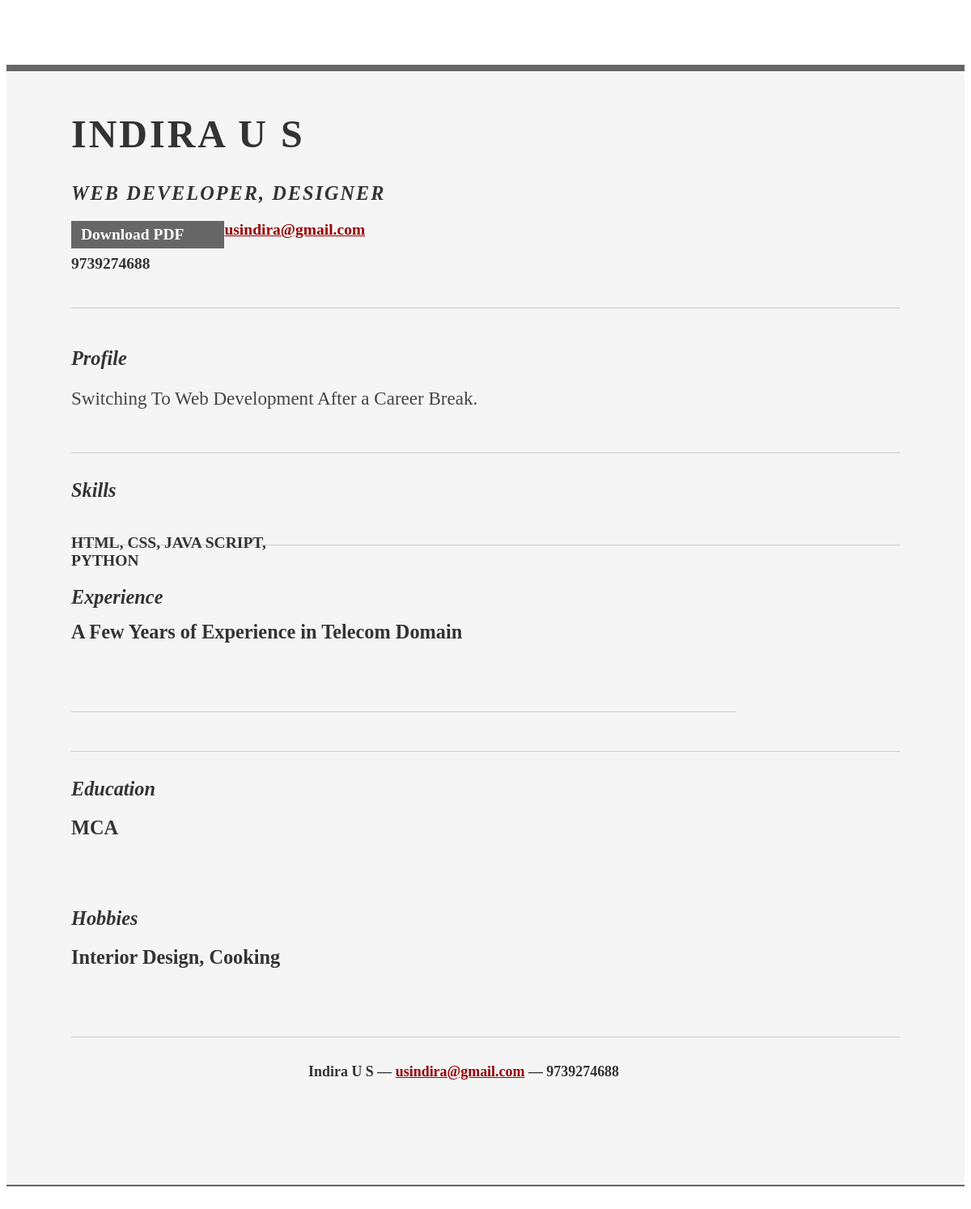
Page /render_context_to_cv/85/ on the committed database.
### cv_app/models.py (models this page shows)
class resume(models.Model):
    id = models.AutoField(primary_key=True)
    cv_template = models.CharField(max_length=25)
    name = models.CharField(max_length=100)
    email = models.EmailField(blank=False)
    phone = models.CharField(max_length=14, blank=False)
    career_objective = models.TextField(blank=True)
    skills = models.TextField(blank=True)
    experience = models.TextField(blank=True)
    education = models.TextField(blank=True)
    address = models.TextField(blank=True)
    hobbies = models.TextField(blank=True)
    created_on = models.DateTimeField(default=datetime.now, blank=True)

### cv_app/views.py (the view)
# urls.py: path('render_context_to_cv/<int:id>/',views.render_context_to_cv, name='render_context_to_cv'),
def render_context_to_cv(request,id):
    if request.method == 'POST':
        resumes = resume.objects.all()
        context = {
                  'resumes': resumes
         }
        return render(request,'CVTemplates/srt-resume.html',context)
    else:
        data = resume.objects.get(id=id)
        context = {
                  'resumes': data
         }
        return render(request,'CVTemplates/srt-resume.html',context)

### templates/CVTemplates/srt-resume.html (shortened to what this page needs)
<!DOCTYPE html PUBLIC "-//W3C//DTD XHTML 1.0 Strict//EN" "http://www.w3.org/TR/xhtml1/DTD/xhtml1-strict.dtd">
<html>
<head>
	<link rel="stylesheet" type="text/css" href="http://yui.yahooapis.com/2.7.0/build/reset-fonts-grids/reset-fonts-grids.css" media="all" />
	<link rel="stylesheet" type="text/css" href="resume.css" media="all" />
</head>
<body>
<div id="doc2" class="yui-t7">
	<div id="inner">
		<div id="hd">
			<div class="yui-gc">
				<div class="yui-u first">
					<h1>{{ resumes.name }}</h1>
					<h2>Web Developer, Designer</h2>
				</div>
				<div class="yui-u">
					<div class="contact-info">
						<h3><a id="pdf" href="#">Download PDF</a></h3>
						<h3><a href="mailto:usindira@gmail.com">{{ resumes.email }}</a></h3>
						<h3>{{ resumes.phone }}</h3>
					</div>
				</div>
			</div>
		</div>
		<div id="bd">
			<div id="yui-main">
				<div class="yui-b">
					<div class="yui-gf">
						<div class="yui-u first">
							<h2>Profile</h2>
						</div>
						<div class="yui-u">
							<p class="enlarge">
								{{ resumes.career_objective }}
							</p>
						</div>
					</div>
					<div class="yui-gf">
						<div class="yui-u first">
							<h2>Skills</h2>
						</div>
						<div class="yui-u">
								<div class="talent">
									<h3>{{ resumes.skills }}</h3>
								</div>
						</div>
					</div>
					<div class="yui-gf">
						<div class="yui-u first">
							<h2>Experience</h2>
						</div>
						<div class="yui-u">
							<div class="job">
								<h2>
								   <p>{{ resumes.experience }} </p>
							    </h2>
							</div>
						</div>
					</div>
					<div class="yui-gf last">
						<div class="yui-u first">
							<h2>Education</h2>
						</div>
						<div class="yui-u">
							<h2>{{ resumes.education }}</h2>
						</div>
					</div>
					<div class="yui-gf last">
						<div class="yui-u first">
							<h2>Hobbies</h2>
						</div>
						<div class="yui-u">
							<h2>{{ resumes.hobbies }}</h2>
						</div>
					</div>
				</div>
			</div>
		</div>
		<div id="ft">
			<h3><p>{{ resumes.name }} &mdash; <a href="mailto:usindira@gmail.com">{{ resumes.email }}</a> &mdash; {{ resumes.phone }}</p></h3>
		</div>
	</div>
</div>
</body>
</html>

### templates/CVTemplates/resume.css (style rules this page uses)
body { font-family: Georgia; color: #444; }
#inner { padding: 10px 80px; margin: 80px auto; background: #f5f5f5; border: solid #666; border-width: 8px 0 2px 0; }
.yui-gf { margin-bottom: 2em; padding-bottom: 2em; border-bottom: 1px solid #ccc; }
#hd { margin: 2.5em 0 3em 0; padding-bottom: 1.5em; border-bottom: 1px solid #ccc }
#hd h2 { text-transform: uppercase; letter-spacing: 2px; }
#bd, #ft { margin-bottom: 2em; }
#ft { padding: 1em 0 5em 0; font-size: 92%; border-top: 1px solid #ccc; text-align: center; }
#ft p { margin-bottom: 0; text-align: center; }
#hd h1 { font-size: 48px; text-transform: uppercase; letter-spacing: 3px; }
h2 { font-size: 152% }
h3, h4 { font-size: 122%; }
h1, h2, h3, h4 { color: #333; }
p { font-size: 100%; line-height: 18px; padding-right: 3em; }
a { color: #990003 }
p.enlarge { font-size: 144%; padding-right: 6.5em; line-height: 24px; }
.contact-info { margin-top: 7px; }
.first h2 { font-style: italic; }
.last { border-bottom: 0 }
a#pdf { display: block; float: left; background: #666; color: white; padding: 6px 50px 6px 12px; margin-bottom: 6px; text-decoration: none; }
.job { position: relative; margin-bottom: 1em; padding-bottom: 1em; border-bottom: 1px solid #ccc; }
.job p { margin: 0.75em 0 3em 0; }
.last { border: none; }
.talent { width: 32%; float: left }
.yui-gf .yui-u { width:80.2%; }
.yui-gf div.first { width:12.3%; }

### templates/CVTemplates/srt-resume.html (style rules this page uses)
body { font-family: Georgia; color: #444; }
#inner { padding: 10px 80px; margin: 80px auto; background: #f5f5f5; border: solid #666; border-width: 8px 0 2px 0; }
.yui-gf { margin-bottom: 2em; padding-bottom: 2em; border-bottom: 1px solid #ccc; }
#hd { margin: 2.5em 0 3em 0; padding-bottom: 1.5em; border-bottom: 1px solid #ccc }
#hd h2 { text-transform: uppercase; letter-spacing: 2px; }
#bd, #ft { margin-bottom: 2em; }
#ft { padding: 1em 0 5em 0; font-size: 92%; border-top: 1px solid #ccc; text-align: center; }
#ft p { margin-bottom: 0; text-align: center; }
#hd h1 { font-size: 48px; text-transform: uppercase; letter-spacing: 3px; }
h2 { font-size: 152% }
h3, h4 { font-size: 122%; }
h1, h2, h3, h4 { color: #333; }
p { font-size: 100%; line-height: 18px; padding-right: 3em; }
a { color: #990003 }
p.enlarge { font-size: 144%; padding-right: 6.5em; line-height: 24px; }
.contact-info { margin-top: 7px; }
.first h2 { font-style: italic; }
.last { border-bottom: 0 }
a#pdf { display: block; float: left; background: #666; color: white; padding: 6px 50px 6px 12px; margin-bottom: 6px; text-decoration: none; }
.job { position: relative; margin-bottom: 1em; padding-bottom: 1em; border-bottom: 1px solid #ccc; }
.job p { margin: 0.75em 0 3em 0; }
.last { border: none; }
.talent { width: 32%; float: left }
.yui-gf .yui-u { width:80.2%; }
.yui-gf div.first { width:12.3%; }

### rows in the picture
resume: name "INDIRA U S", email "usindira@gmail.com", phone "9739274688", career_objective "Switching To Web Development After a Career Break.", skills "HTML, CSS, JAVA SCRIPT, PYTHON", experience "A Few Years of Experience in Telecom Domain", education "MCA", hobbies "Interior Design, Cooking", name "Indira U S"
